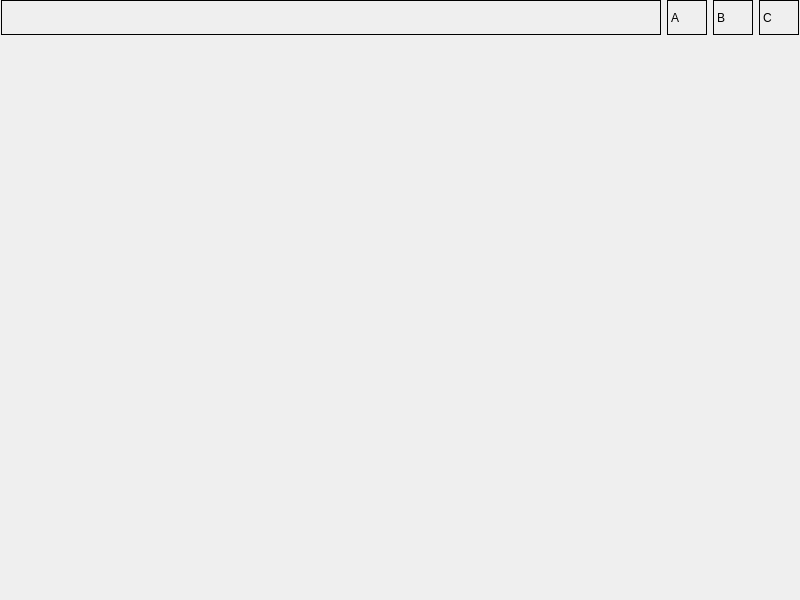
<?xml version="1.0" encoding="UTF-8"?>
<ui version="4.0">
 <class>MainWindow</class>
 <widget class="QMainWindow" name="MainWindow">
  <property name="geometry">
   <rect>
    <x>0</x>
    <y>0</y>
    <width>800</width>
    <height>600</height>
   </rect>
  </property>
  <property name="windowTitle">
   <string>MainWindow</string>
  </property>
  <widget class="QWidget" name="centralwidget">
   <layout class="QVBoxLayout" name="verticalLayout_2">
    <property name="leftMargin">
     <number>1</number>
    </property>
    <property name="topMargin">
     <number>0</number>
    </property>
    <property name="rightMargin">
     <number>1</number>
    </property>
    <item>
     <layout class="QVBoxLayout" name="verticalLayout" stretch="1,30">
      <property name="sizeConstraint">
       <enum>QLayout::SizeConstraint::SetDefaultConstraint</enum>
      </property>
      <item>
       <widget class="QWidget" name="titileBar" native="true">
        <layout class="QHBoxLayout" name="horizontalLayout_2">
         <property name="leftMargin">
          <number>0</number>
         </property>
         <property name="topMargin">
          <number>0</number>
         </property>
         <property name="rightMargin">
          <number>0</number>
         </property>
         <property name="bottomMargin">
          <number>0</number>
         </property>
         <item>
          <layout class="QHBoxLayout" name="horizontalLayout">
           <item>
            <widget class="QWidget" name="widget" native="true">
             <property name="styleSheet">
              <string notr="true">border: 1px solid black;</string>
             </property>
            </widget>
           </item>
           <item>
            <widget class="QLabel" name="collaps">
             <property name="minimumSize">
              <size>
               <width>0</width>
               <height>35</height>
              </size>
             </property>
             <property name="maximumSize">
              <size>
               <width>40</width>
               <height>35</height>
              </size>
             </property>
             <property name="styleSheet">
              <string notr="true">border: 1px solid black;</string>
             </property>
             <property name="text">
              <string>A</string>
             </property>
            </widget>
           </item>
           <item>
            <widget class="QLabel" name="maximize">
             <property name="minimumSize">
              <size>
               <width>0</width>
               <height>35</height>
              </size>
             </property>
             <property name="maximumSize">
              <size>
               <width>40</width>
               <height>35</height>
              </size>
             </property>
             <property name="styleSheet">
              <string notr="true">border: 1px solid black;</string>
             </property>
             <property name="text">
              <string>B</string>
             </property>
            </widget>
           </item>
           <item>
            <widget class="QLabel" name="close">
             <property name="minimumSize">
              <size>
               <width>0</width>
               <height>35</height>
              </size>
             </property>
             <property name="maximumSize">
              <size>
               <width>40</width>
               <height>35</height>
              </size>
             </property>
             <property name="styleSheet">
              <string notr="true">border: 1px solid black;</string>
             </property>
             <property name="text">
              <string>C</string>
             </property>
            </widget>
           </item>
          </layout>
         </item>
        </layout>
       </widget>
      </item>
      <item>
       <widget class="QWidget" name="content" native="true"/>
      </item>
     </layout>
    </item>
   </layout>
  </widget>
 </widget>
 <resources/>
 <connections/>
</ui>
